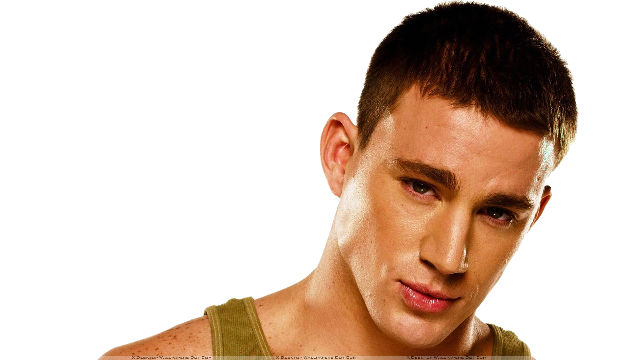
%> input picture cs1371/homework/Homework+-+Study+Images/Homework - Study Images/channing.png, 640 x 360 px
$ octave --eval "result = immultiply('channing.png');"   (GNU Octave 9; MATLAB toolbox functions it lacks are replaced by stand-ins)
%> lines starting %> are read from the running program, lines starting %| are printed output that depends on the picture
function out = immultiply(fn)
%> called with fn = 'channing.png'
img = imread(fn);
%> img is the input picture: size 360x640x3 uint8; mean R, G, B 219.3, 200.1, 187.2
[r, c, layer] = size(img);
%> r = 360; c = 640; layer = 3
new_cind = round(linspace(1,c,round(c / 2)));
%> new_cind = 320 values from 1 to 640
new_rind = round(linspace(1,r,round(r / 2)));
%> new_rind = 180 values from 1 to 360
out = img(new_rind,new_cind, :);
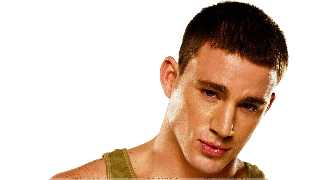
%> out: size 180x320x3 uint8; mean R, G, B 219.4, 200.2, 187.3
out = [out out; out out];
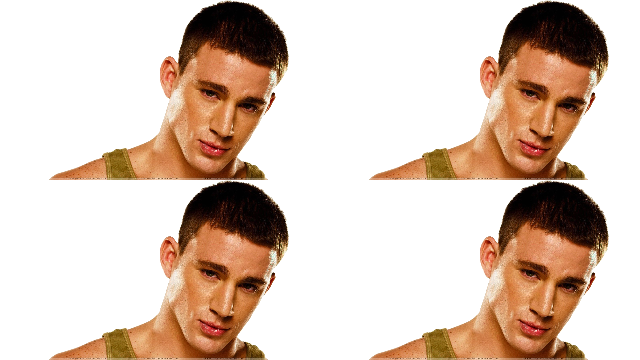
%> out: size 360x640x3 uint8; mean R, G, B 219.4, 200.2, 187.3

end

$ run again, on cs1371/homework/Homework+-+Study+Images/Homework - Study Images/green_apple.png
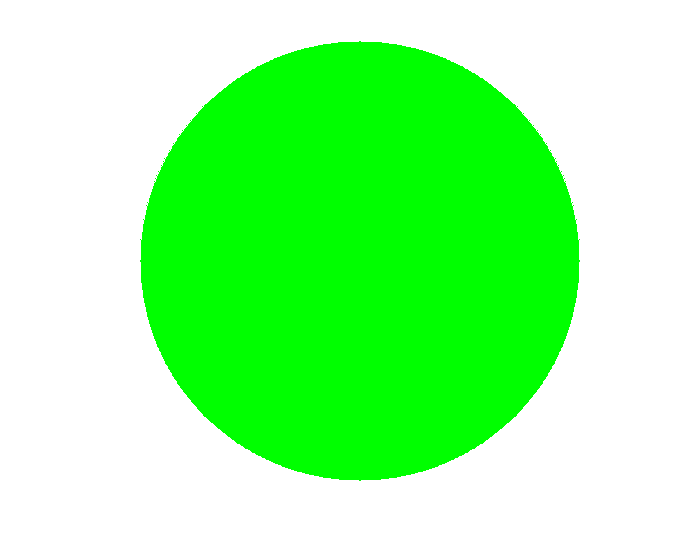
%> input picture cs1371/homework/Homework+-+Study+Images/Homework - Study Images/green_apple.png, 696 x 541 px
%> in immultiply, img is the input picture: size 541x696x3 uint8; mean R, G, B 152.4, 255, 152.4
%> in immultiply, `out = [out out; out out];`:
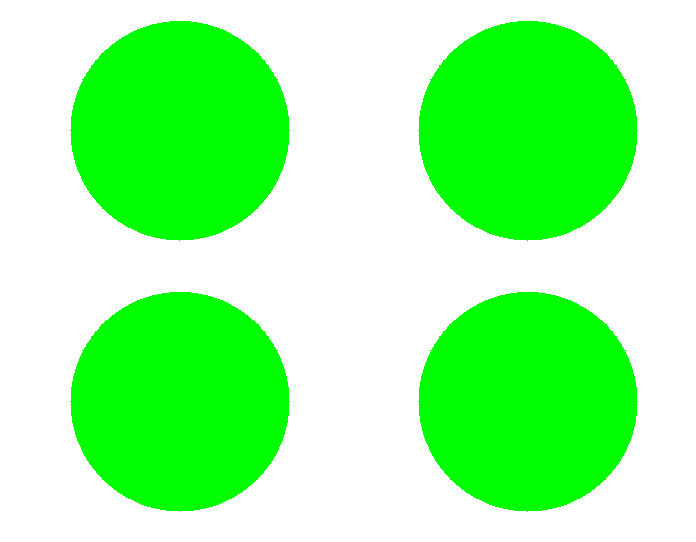
%> out: size 542x696x3 uint8; mean R, G, B 153, 255, 153
